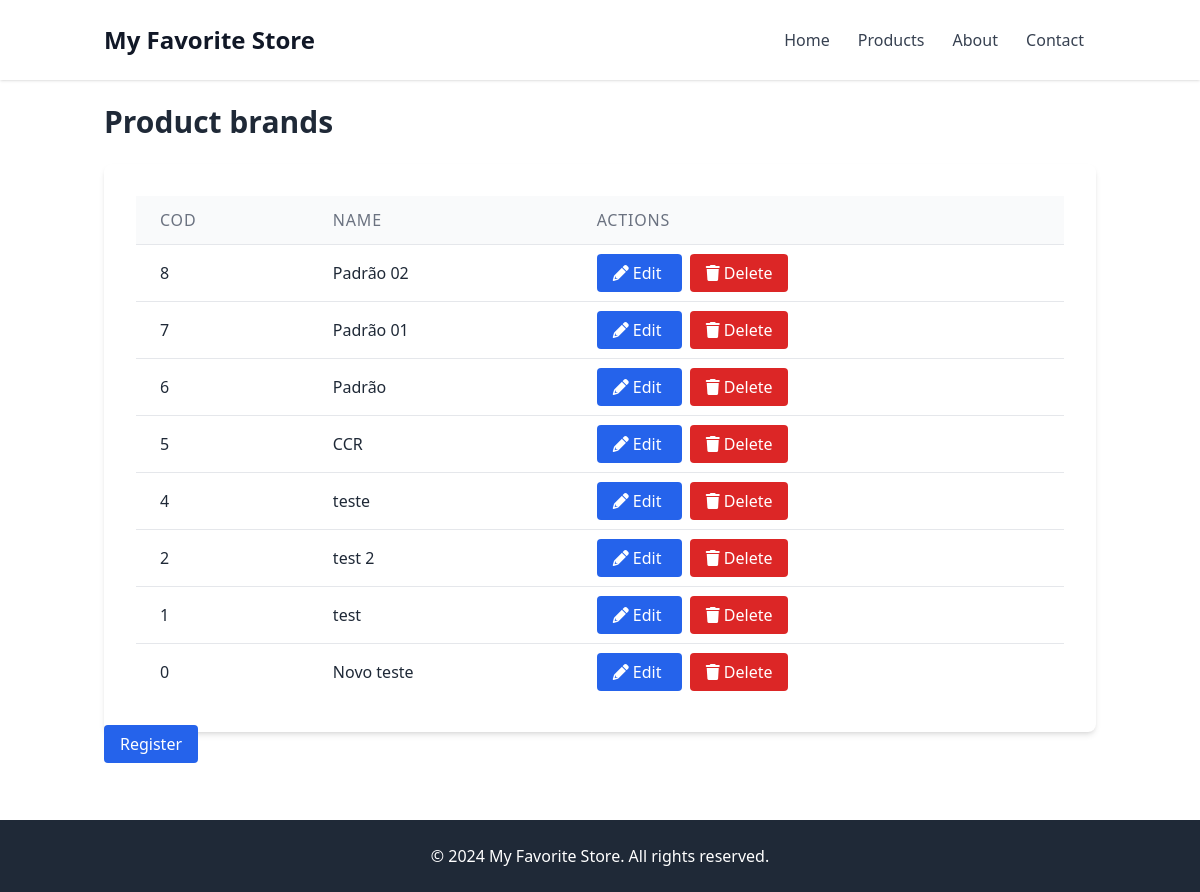
The app's page /brand/list/ with its own data.
### WebStoreApp/models.py (models this page shows, shortened)
class BaseModel(models.Model):
    ACTIVE_STORE = [
        (1,'Yes'),
        (0,'No'),
    ]
    created_at = models.DateTimeField(auto_now_add=True)
    updated_at = models.DateTimeField(auto_now=True)
    deleted_at = models.DateTimeField(null=True, default=None)
    created_by_user_id = models.ForeignKey(User, on_delete=models.CASCADE, null=True, default=None, related_name='created_%(class)s_set')
    updated_by_user_id = models.ForeignKey(User, on_delete=models.CASCADE, null=True, default=None, related_name='updated_%(class)s_set')
    deleted_by_user_id = models.ForeignKey(User, on_delete=models.CASCADE, null=True, default=None, related_name='deleted_%(class)s_set')
    active = models.IntegerField(max_length=1, choices=ACTIVE_STORE)
    class Meta:
        abstract = True

class ProductBrand(BaseModel):
    name = models.CharField(max_length=255, null=False, help_text="The brand's name")

### WebStoreApp/views.py (the view)
# urls.py: path("brand/list/", views.brand_list, name='brand_list'),
def brand_list(request, template_name='product_brand/brand_list.html'):
    query = request.GET.get('search')
    if query:
        items = ProductBrand.objects.filter(name__icontains=query).order_by('-id')
    else:
        items = ProductBrand.objects.all().order_by('-id')
    return render(request, template_name, {'items':items})

### WebStoreApp/templates/product_brand/brand_list.html (shortened to what this page needs)
{% extends "base.html" %}
{% block content %}
<div class="container mx-auto px-4 py-6">
    <h1 class="text-3xl font-bold mb-6">Product brands</h1>
    <div class="bg-white p-8 rounded-lg shadow-md">
        <table class="min-w-full divide-y divide-gray-200 rounded-lg" >
            <thead class="bg-gray-50">
                <tr>
                    <th class="px-6 py-3 text-left text-md font-medium text-gray-500 uppercase tracking-wider rounded-tl-2x " >COD</th>
                    <th class="px-6 py-3 text-left text-md font-medium text-gray-500 uppercase tracking-wider ">Name</t2xh>
                    <th class="px-6 py-3 text-left text-md font-medium text-gray-500 uppercase tracking-wider rounded-tr-2xlg ">Actions</th>
                </tr>
            </thead>
            <tbody class="bg-white divide-y divide-gray-200">
                {% for item in items %}
                    <tr class="" >
                        <td class="px-6 py-4 whitespace-nowrap" >{{item.pk}}</td>
                        <td class="px-6 py-4 whitespace-nowrap" >{{item.name}}</td>
                        <td class="px-6 py-4 whitespace-nowrap" >
                            <a href="{% url 'brand_edit' pk=item.pk %}" class="bg-blue-600 text-white px-4 py-2 rounded hover:bg-blue-500 mr-2">
                                <i class="fa fa-pencil" ></i> Edit
                            </a>
                            <a href="{% url 'brand_delete' pk=item.pk %}" class="bg-red-600 text-white px-4 py-2 rounded hover:bg-red-500">
                                <i class="fa fa-trash" ></i>  Delete
                            </a>
                        </td>
                    </tr>
                {% endfor %}
            </tbody>
        </table>
    </div>
    <a href="{% url 'brand_create' %}" class="bg-blue-600 text-white px-4 py-2 rounded hover:bg-blue-500">Register</a>
</div>
{% endblock %}

### records on screen
ProductBrand: pk "8", name "Padrão 02"
ProductBrand: pk "7", name "Padrão 01"
ProductBrand: pk "6", name "Padrão"
ProductBrand: pk "5", name "CCR"
ProductBrand: pk "4", name "teste"
ProductBrand: pk "2", name "test 2"
ProductBrand: pk "1", name "test"
ProductBrand: pk "0", name "Novo teste"
